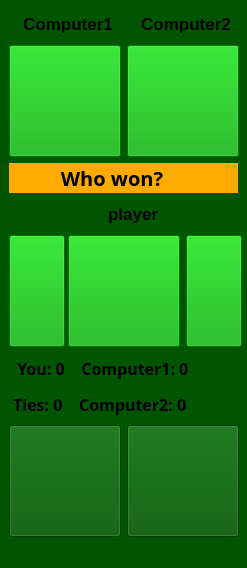
<?xml version="1.0" encoding="UTF-8"?>
<ui version="4.0">
 <class>MainWindow</class>
 <widget class="QMainWindow" name="MainWindow">
  <property name="geometry">
   <rect>
    <x>0</x>
    <y>0</y>
    <width>247</width>
    <height>568</height>
   </rect>
  </property>
  <property name="minimumSize">
   <size>
    <width>247</width>
    <height>568</height>
   </size>
  </property>
  <property name="maximumSize">
   <size>
    <width>268</width>
    <height>576</height>
   </size>
  </property>
  <property name="windowTitle">
   <string>Rock Paper Scissors</string>
  </property>
  <property name="windowIcon">
   <iconset>
    <normaloff>hand.png</normaloff>hand.png</iconset>
  </property>
  <property name="styleSheet">
   <string notr="true">background-color: rgb(0, 85, 0);</string>
  </property>
  <widget class="QWidget" name="centralwidget">
   <layout class="QGridLayout" name="gridLayout">
    <item row="4" column="0">
     <widget class="QPushButton" name="btn3_unvisivable">
      <property name="sizePolicy">
       <sizepolicy hsizetype="Minimum" vsizetype="Expanding">
        <horstretch>0</horstretch>
        <verstretch>0</verstretch>
       </sizepolicy>
      </property>
      <property name="minimumSize">
       <size>
        <width>56</width>
        <height>112</height>
       </size>
      </property>
      <property name="maximumSize">
       <size>
        <width>56</width>
        <height>112</height>
       </size>
      </property>
      <property name="font">
       <font>
        <pointsize>33</pointsize>
       </font>
      </property>
      <property name="styleSheet">
       <string notr="true">background-color: rgb(0, 170, 0);</string>
      </property>
      <property name="text">
       <string/>
      </property>
     </widget>
    </item>
    <item row="1" column="0" colspan="2">
     <widget class="QPushButton" name="btn1_unvisivable">
      <property name="sizePolicy">
       <sizepolicy hsizetype="Minimum" vsizetype="Expanding">
        <horstretch>0</horstretch>
        <verstretch>0</verstretch>
       </sizepolicy>
      </property>
      <property name="minimumSize">
       <size>
        <width>112</width>
        <height>112</height>
       </size>
      </property>
      <property name="maximumSize">
       <size>
        <width>112</width>
        <height>112</height>
       </size>
      </property>
      <property name="font">
       <font>
        <pointsize>33</pointsize>
       </font>
      </property>
      <property name="styleSheet">
       <string notr="true">background-color: rgb(0, 170, 0);</string>
      </property>
      <property name="text">
       <string/>
      </property>
     </widget>
    </item>
    <item row="6" column="0" colspan="4">
     <widget class="QLabel" name="scoreboard_2">
      <property name="font">
       <font>
        <family>Segoe Print</family>
        <pointsize>12</pointsize>
        <bold>true</bold>
       </font>
      </property>
      <property name="text">
       <string> Ties: 0    Computer2: 0   </string>
      </property>
     </widget>
    </item>
    <item row="0" column="0" colspan="4">
     <widget class="QLabel" name="label_4">
      <property name="font">
       <font>
        <pointsize>13</pointsize>
        <bold>true</bold>
       </font>
      </property>
      <property name="text">
       <string>   Computer1      Computer2</string>
      </property>
     </widget>
    </item>
    <item row="5" column="0" colspan="4">
     <widget class="QLabel" name="scoreboard">
      <property name="font">
       <font>
        <family>Segoe Print</family>
        <pointsize>12</pointsize>
        <bold>true</bold>
       </font>
      </property>
      <property name="text">
       <string>  You: 0    Computer1: 0        </string>
      </property>
     </widget>
    </item>
    <item row="7" column="0" colspan="2">
     <widget class="QPushButton" name="btn_paper">
      <property name="sizePolicy">
       <sizepolicy hsizetype="Minimum" vsizetype="Expanding">
        <horstretch>0</horstretch>
        <verstretch>0</verstretch>
       </sizepolicy>
      </property>
      <property name="minimumSize">
       <size>
        <width>112</width>
        <height>112</height>
       </size>
      </property>
      <property name="maximumSize">
       <size>
        <width>112</width>
        <height>112</height>
       </size>
      </property>
      <property name="font">
       <font>
        <pointsize>13</pointsize>
       </font>
      </property>
      <property name="styleSheet">
       <string notr="true"/>
      </property>
      <property name="text">
       <string/>
      </property>
      <property name="icon">
       <iconset>
        <normaloff>paper.png</normaloff>paper.png</iconset>
      </property>
      <property name="iconSize">
       <size>
        <width>120</width>
        <height>112</height>
       </size>
      </property>
     </widget>
    </item>
    <item row="1" column="2" colspan="2">
     <widget class="QPushButton" name="btn_computer">
      <property name="sizePolicy">
       <sizepolicy hsizetype="Minimum" vsizetype="Expanding">
        <horstretch>0</horstretch>
        <verstretch>0</verstretch>
       </sizepolicy>
      </property>
      <property name="minimumSize">
       <size>
        <width>112</width>
        <height>112</height>
       </size>
      </property>
      <property name="maximumSize">
       <size>
        <width>112</width>
        <height>112</height>
       </size>
      </property>
      <property name="font">
       <font>
        <pointsize>33</pointsize>
       </font>
      </property>
      <property name="styleSheet">
       <string notr="true">background-color: rgb(0, 170, 0);</string>
      </property>
      <property name="text">
       <string/>
      </property>
      <property name="iconSize">
       <size>
        <width>112</width>
        <height>112</height>
       </size>
      </property>
     </widget>
    </item>
    <item row="3" column="0" colspan="3">
     <widget class="QLabel" name="label_2">
      <property name="font">
       <font>
        <pointsize>13</pointsize>
        <bold>true</bold>
       </font>
      </property>
      <property name="text">
       <string>                     player</string>
      </property>
     </widget>
    </item>
    <item row="4" column="3">
     <widget class="QPushButton" name="btn2_unvisivable">
      <property name="sizePolicy">
       <sizepolicy hsizetype="Minimum" vsizetype="Expanding">
        <horstretch>0</horstretch>
        <verstretch>0</verstretch>
       </sizepolicy>
      </property>
      <property name="minimumSize">
       <size>
        <width>56</width>
        <height>112</height>
       </size>
      </property>
      <property name="maximumSize">
       <size>
        <width>56</width>
        <height>112</height>
       </size>
      </property>
      <property name="font">
       <font>
        <pointsize>33</pointsize>
       </font>
      </property>
      <property name="styleSheet">
       <string notr="true">background-color: rgb(0, 170, 0);</string>
      </property>
      <property name="text">
       <string/>
      </property>
     </widget>
    </item>
    <item row="2" column="0" colspan="4">
     <widget class="QLabel" name="how_win">
      <property name="font">
       <font>
        <family>Segoe Print</family>
        <pointsize>15</pointsize>
        <bold>true</bold>
       </font>
      </property>
      <property name="styleSheet">
       <string notr="true">background-color: rgb(255, 170, 0);</string>
      </property>
      <property name="text">
       <string>          Who won?</string>
      </property>
     </widget>
    </item>
    <item row="7" column="2" colspan="2">
     <widget class="QPushButton" name="btn_scissors">
      <property name="sizePolicy">
       <sizepolicy hsizetype="Minimum" vsizetype="Expanding">
        <horstretch>0</horstretch>
        <verstretch>0</verstretch>
       </sizepolicy>
      </property>
      <property name="minimumSize">
       <size>
        <width>112</width>
        <height>112</height>
       </size>
      </property>
      <property name="maximumSize">
       <size>
        <width>112</width>
        <height>112</height>
       </size>
      </property>
      <property name="font">
       <font>
        <pointsize>33</pointsize>
       </font>
      </property>
      <property name="styleSheet">
       <string notr="true"/>
      </property>
      <property name="text">
       <string/>
      </property>
      <property name="icon">
       <iconset>
        <normaloff>scissors.png</normaloff>scissors.png</iconset>
      </property>
      <property name="iconSize">
       <size>
        <width>112</width>
        <height>112</height>
       </size>
      </property>
     </widget>
    </item>
    <item row="4" column="1" colspan="2">
     <widget class="QPushButton" name="btn_you">
      <property name="sizePolicy">
       <sizepolicy hsizetype="Minimum" vsizetype="Expanding">
        <horstretch>0</horstretch>
        <verstretch>0</verstretch>
       </sizepolicy>
      </property>
      <property name="minimumSize">
       <size>
        <width>112</width>
        <height>112</height>
       </size>
      </property>
      <property name="maximumSize">
       <size>
        <width>56</width>
        <height>112</height>
       </size>
      </property>
      <property name="font">
       <font>
        <pointsize>33</pointsize>
       </font>
      </property>
      <property name="styleSheet">
       <string notr="true">background-color: rgb(0, 170, 0);</string>
      </property>
      <property name="text">
       <string/>
      </property>
      <property name="iconSize">
       <size>
        <width>112</width>
        <height>112</height>
       </size>
      </property>
     </widget>
    </item>
   </layout>
  </widget>
  <widget class="QMenuBar" name="menubar">
   <property name="geometry">
    <rect>
     <x>0</x>
     <y>0</y>
     <width>247</width>
     <height>22</height>
    </rect>
   </property>
  </widget>
  <widget class="QStatusBar" name="statusbar"/>
 </widget>
 <resources/>
 <connections/>
</ui>
